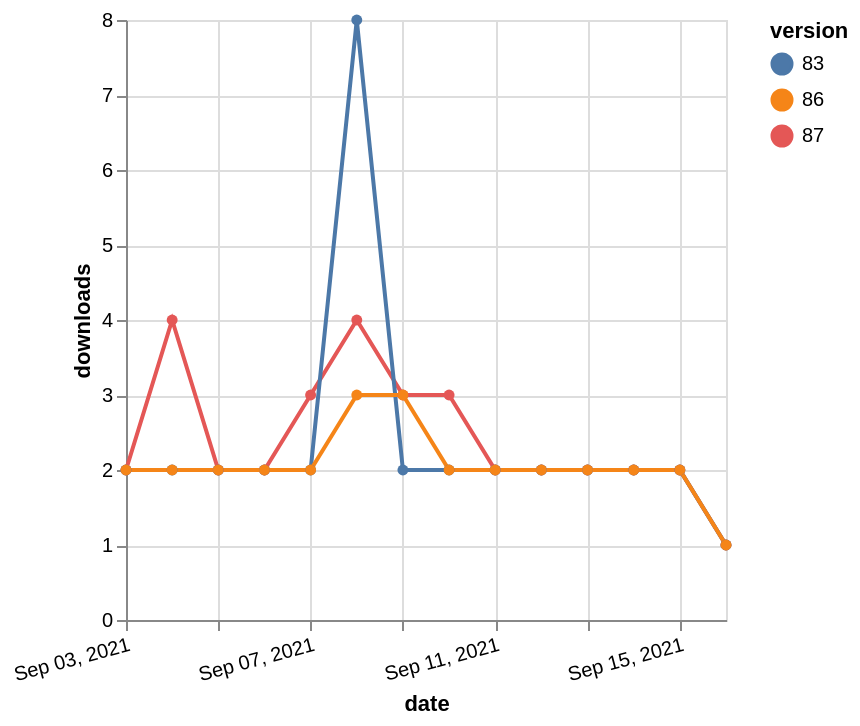

This figure's Vega-Lite source:
### Vega-Lite specification from a JSON file in a GitHub repository (floating-point values rounded to 4 significant figures)
{"$schema": "https://vega.github.io/schema/vega-lite/v5.json", "description": "A simple bar chart with embedded data.", "data": {"values": [{"date": "2021-09-03", "total": 4774, "delta": 2, "version": "87"}, {"date": "2021-09-04", "total": 4778, "delta": 4, "version": "87"}, {"date": "2021-09-05", "total": 4780, "delta": 2, "version": "87"}, {"date": "2021-09-06", "total": 4782, "delta": 2, "version": "87"}, {"date": "2021-09-07", "total": 4785, "delta": 3, "version": "87"}, {"date": "2021-09-08", "total": 4789, "delta": 4, "version": "87"}, {"date": "2021-09-09", "total": 4792, "delta": 3, "version": "87"}, {"date": "2021-09-10", "total": 4795, "delta": 3, "version": "87"}, {"date": "2021-09-11", "total": 4797, "delta": 2, "version": "87"}, {"date": "2021-09-12", "total": 4799, "delta": 2, "version": "87"}, {"date": "2021-09-13", "total": 4801, "delta": 2, "version": "87"}, {"date": "2021-09-14", "total": 4803, "delta": 2, "version": "87"}, {"date": "2021-09-15", "total": 4805, "delta": 2, "version": "87"}, {"date": "2021-09-16", "total": 4806, "delta": 1, "version": "87"}, {"date": "2021-09-03", "total": 7252, "delta": 2, "version": "83"}, {"date": "2021-09-04", "total": 7254, "delta": 2, "version": "83"}, {"date": "2021-09-05", "total": 7256, "delta": 2, "version": "83"}, {"date": "2021-09-06", "total": 7258, "delta": 2, "version": "83"}, {"date": "2021-09-07", "total": 7260, "delta": 2, "version": "83"}, {"date": "2021-09-08", "total": 7268, "delta": 8, "version": "83"}, {"date": "2021-09-09", "total": 7270, "delta": 2, "version": "83"}, {"date": "2021-09-10", "total": 7272, "delta": 2, "version": "83"}, {"date": "2021-09-11", "total": 7274, "delta": 2, "version": "83"}, {"date": "2021-09-12", "total": 7276, "delta": 2, "version": "83"}, {"date": "2021-09-13", "total": 7278, "delta": 2, "version": "83"}, {"date": "2021-09-14", "total": 7280, "delta": 2, "version": "83"}, {"date": "2021-09-15", "total": 7282, "delta": 2, "version": "83"}, {"date": "2021-09-16", "total": 7283, "delta": 1, "version": "83"}, {"date": "2021-09-03", "total": 22527, "delta": 2, "version": "86"}, {"date": "2021-09-04", "total": 22529, "delta": 2, "version": "86"}, {"date": "2021-09-05", "total": 22531, "delta": 2, "version": "86"}, {"date": "2021-09-06", "total": 22533, "delta": 2, "version": "86"}, {"date": "2021-09-07", "total": 22535, "delta": 2, "version": "86"}, {"date": "2021-09-08", "total": 22538, "delta": 3, "version": "86"}, {"date": "2021-09-09", "total": 22541, "delta": 3, "version": "86"}, {"date": "2021-09-10", "total": 22543, "delta": 2, "version": "86"}, {"date": "2021-09-11", "total": 22545, "delta": 2, "version": "86"}, {"date": "2021-09-12", "total": 22547, "delta": 2, "version": "86"}, {"date": "2021-09-13", "total": 22549, "delta": 2, "version": "86"}, {"date": "2021-09-14", "total": 22551, "delta": 2, "version": "86"}, {"date": "2021-09-15", "total": 22553, "delta": 2, "version": "86"}, {"date": "2021-09-16", "total": 22554, "delta": 1, "version": "86"}]}, "width": "container", "mark": {"type": "line", "point": {"filled": true}}, "encoding": {"x": {"field": "date", "type": "temporal", "timeUnit": "yearmonthdate", "title": "date", "axis": {"labelAngle": -15}}, "y": {"field": "delta", "type": "quantitative", "title": "downloads"}, "color": {"field": "version", "type": "nominal"}, "tooltip": {"field": "delta"}}}
